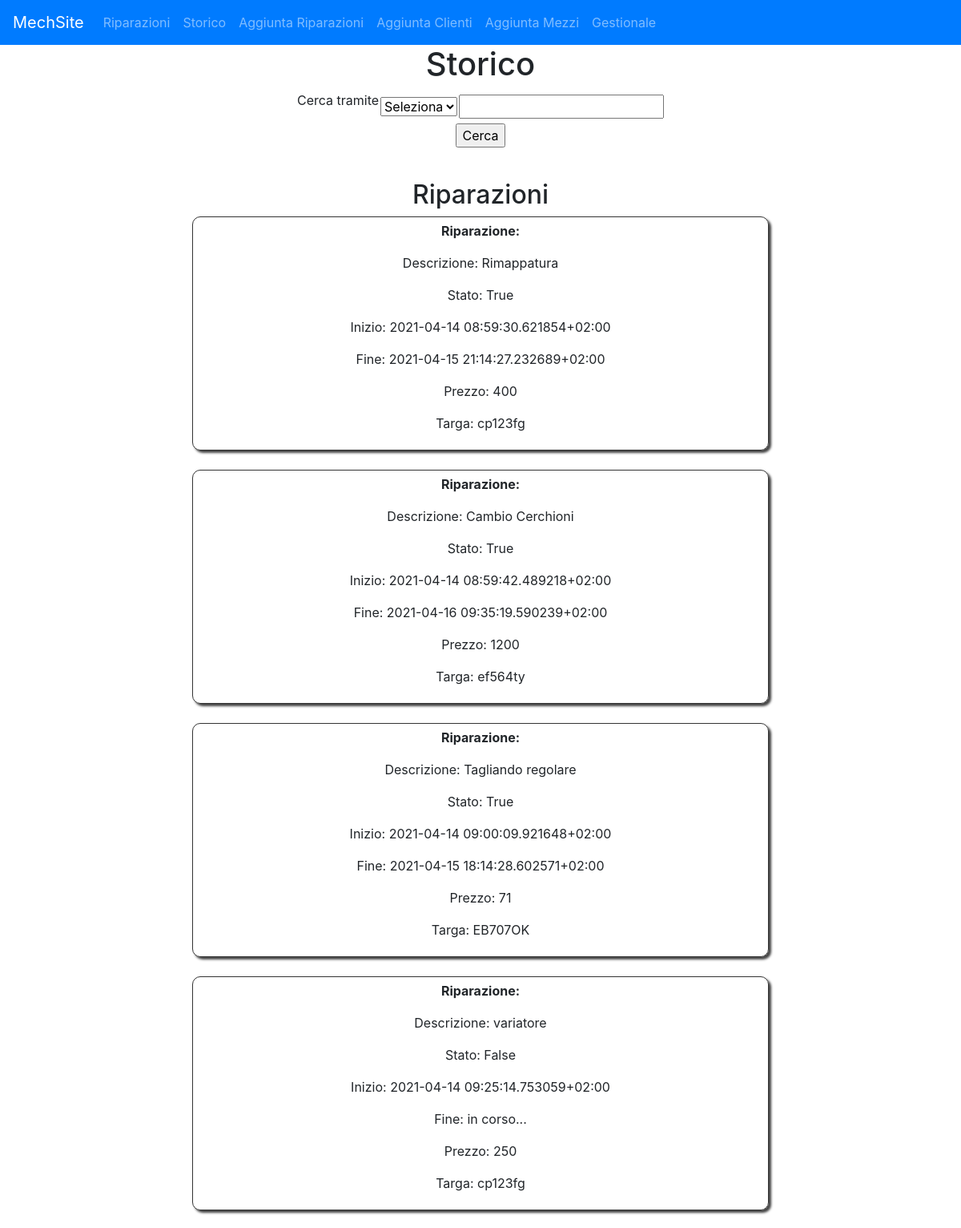
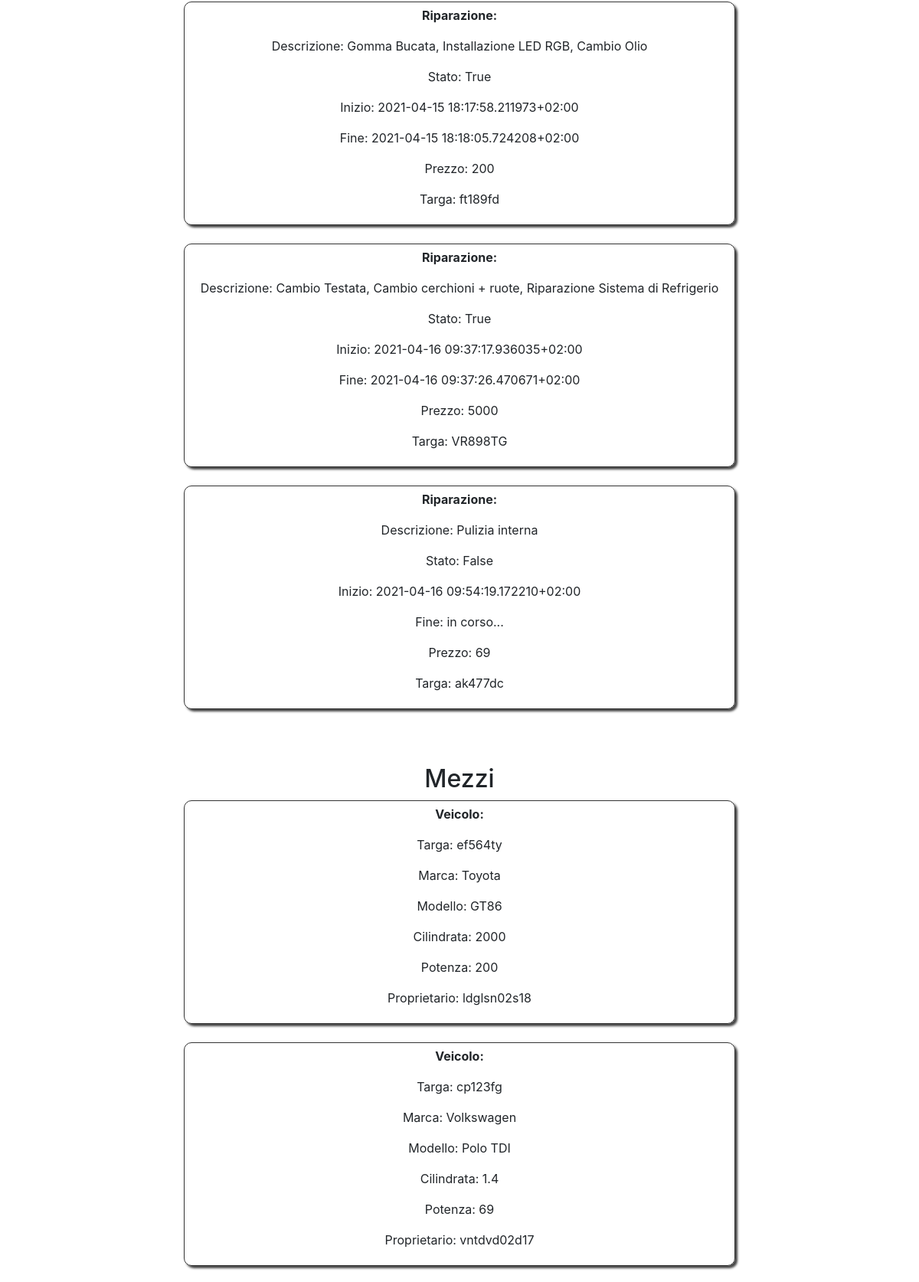
/storico (signed in, upper part), run on the app's committed database (2 pictures, top to bottom).
### __init__.py (models this page shows, shortened)
class Riparazioni(db.Model):
    _id = db.Column("id", db.Integer, primary_key=True)
    stato = db.Column("stato", db.Boolean, default=False)
    inizio = db.Column("inizio", db.String(30))
    fine = db.Column("fine", db.String(30))
    prezzo = db.Column("prezzo", db.String(10))
    descrizione = db.Column("descrizione", db.String(50))
    targamezzo = db.Column("targamezzo", db.String(20), db.ForeignKey('mezzi.targa'), nullable=False)

class Mezzi(db.Model):
    targa = db.Column("targa", db.String(10), primary_key=True)
    marca = db.Column("marca", db.String(30))
    modello = db.Column("modello", db.String(30))
    cilindrata = db.Column("cilindrata", db.String(10))
    potenza = db.Column("potenza", db.String(10))
    cfcliente = db.Column("cfcliente", db.String(20), db.ForeignKey('clienti.cf'), nullable=False)
    riparazione = db.relationship("Riparazioni", backref="mezzi", lazy=True)

### __init__.py (the view)
@app.route("/storico", methods=["GET", "POST"])
def storico():
    if "pass" in session:
        if request.method=="POST":
            scelta = request.form["scelta"]
            if scelta=="CF":
                cfin = request.form["ricerca"]
                lista=Mezzi.query.filter_by(cfcliente=cfin).all()
                lista2 = Riparazioni.query.join(Mezzi, Riparazioni.targamezzo==Mezzi.targa).join(Clienti, Mezzi.cfcliente==Clienti.cf).filter_by(cf=cfin).all()
                return render_template("storico.html", controllo=1, listariparazioni=lista2, listamacchine=lista)
            elif scelta=="Targa":
                targain=request.form["ricerca"]
                lista=Clienti.query.join(Mezzi, Clienti.cf==Mezzi.cfcliente).filter_by(targa=targain).all()
                lista2 = Riparazioni.query.filter_by(targamezzo=targain).all()
                return render_template("storico.html", controllo=2, listariparazioni=lista2, listaproprietari=lista)
            else:
                return render_template("storico.html", frase="record non trovati")
        else:
            lista1 = Clienti.query.all()
            lista2 = Mezzi.query.all()
            lista3 = Riparazioni.query.all()
            return render_template("storico.html", controllo=0, listariparazioni=lista3, listamezzi=lista2, listaclienti=lista1)
    else:
        return redirect(url_for("home"))

### templates/storico.html (shortened to what this page needs)
{% extends "template.html" %}
{% block pagecontent %}
<center>
<h1>Storico</h1>
<form class="" action="" method="POST">
  <table>
    <tr>
    <td><p>Cerca tramite</p></td>
    <td><select name="scelta" class="form-select" id="inputGroupSelect01">
    <option selected>Seleziona</option>
    </select></td>
    <td><input type="text" name="ricerca" value=""></td>
    </tr>
    </table>
    <input type="submit" name="sub" value="Cerca">
</form>
<br>
{% if controllo==0%}
<h2>Riparazioni</h2>
{% for item in listariparazioni %}
<div class="shadowbox-center">
<p><b>Riparazione:</b></p>
<p>Descrizione: {{item.descrizione}}</p>
<p>Stato: {{item.stato}}</p>
<p>Inizio: {{item.inizio}}</p>
<p>Fine: {{item.fine}}</p>
<p>Prezzo: {{item.prezzo}}</p>
<p>Targa: {{item.targamezzo}}</p>
</div><br>
{% endfor %}
<br><br>
<h2>Mezzi</h2>
{% for item in listamezzi %}
<div class="shadowbox-center">
<p><b>Veicolo:</b></p>
<p>Targa: {{item.targa}}</p>
<p>Marca: {{item.marca}}</p>
<p>Modello: {{item.modello}}</p>
<p>Cilindrata: {{item.cilindrata}}</p>
<p>Potenza: {{item.potenza}}</p>
<p>Proprietario: {{item.cfcliente}}</p>
</div><br>
{% endfor %}
<br><br>
{% for item in listaclienti %}
<br>
{% endfor %}
<br><br>
{%endif%}
{%endblock %}

### static/style.css (style rules this page uses)
body { background-color: white; }
.shadowbox-center { width: 60%; text-align: center; align: center; border: 1px solid #333; box-shadow: 3px 3px 3px #444; padding: 5px 5px; border-radius: 10px; }

### data on the page
Riparazioni: descrizione "Rimappatura", stato "True", inizio "2021-04-14 08:59:30.621854+02:00", fine "2021-04-15 21:14:27.232689+02:00", prezzo "400", targamezzo "cp123fg"
Riparazioni: descrizione "Cambio Cerchioni", stato "True", inizio "2021-04-14 08:59:42.489218+02:00", fine "2021-04-16 09:35:19.590239+02:00", prezzo "1200", targamezzo "ef564ty"
Riparazioni: descrizione "Tagliando regolare", stato "True", inizio "2021-04-14 09:00:09.921648+02:00", fine "2021-04-15 18:14:28.602571+02:00", prezzo "71", targamezzo "EB707OK"
Riparazioni: descrizione "variatore", stato "False", inizio "2021-04-14 09:25:14.753059+02:00", fine "in corso...", prezzo "250", targamezzo "cp123fg"
Riparazioni: descrizione "Gomma Bucata, Installazione LED RGB, Cambio Olio", stato "True", inizio "2021-04-15 18:17:58.211973+02:00", fine "2021-04-15 18:18:05.724208+02:00", prezzo "200", targamezzo "ft189fd"
Riparazioni: descrizione "Cambio Testata, Cambio cerchioni + ruote, Riparazione Sistema di Refrigerio", stato "True", inizio "2021-04-16 09:37:17.936035+02:00", fine "2021-04-16 09:37:26.470671+02:00", prezzo "5000", targamezzo "VR898TG"
Riparazioni: descrizione "Pulizia interna", stato "False", inizio "2021-04-16 09:54:19.172210+02:00", fine "in corso...", prezzo "69", targamezzo "ak477dc"
Mezzi: targa "ef564ty", marca "Toyota", modello "GT86", cilindrata "2000", potenza "200", cfcliente "ldglsn02s18"
Mezzi: targa "cp123fg", marca "Volkswagen", modello "Polo TDI", cilindrata "1.4", potenza "69", cfcliente "vntdvd02d17"
